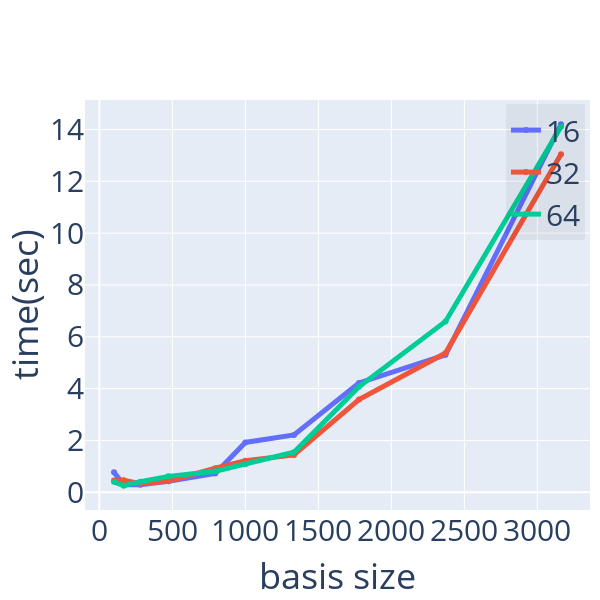

Notebook cell for this chart:
### Code cell
plotCompare(hilbert,ComputationDense,None,'basis size','time(sec)',size=(600,600))

### Figure 1 — Plotly figure (JSON) as saved in the notebook; plotly's stock layout.template omitted (floating-point values rounded to 4 significant figures)
{"data": [{"line": {"width": 5}, "name": "16", "type": "scatter", "x": [100, 167, 281, 473, 794, 1000, 1333, 1778, 2371, 3162], "y": [0.7764, 0.2912, 0.2955, 0.4219, 0.7249, 1.924, 2.212, 4.218, 5.305, 14.2]}, {"line": {"width": 5}, "name": "32", "type": "scatter", "x": [100, 167, 281, 473, 794, 1000, 1333, 1778, 2371, 3162], "y": [0.4542, 0.4676, 0.3335, 0.4249, 0.9313, 1.218, 1.443, 3.576, 5.373, 13.04]}, {"line": {"width": 5}, "name": "64", "type": "scatter", "x": [100, 167, 281, 473, 794, 1000, 1333, 1778, 2371, 3162], "y": [0.404, 0.2523, 0.4089, 0.6151, 0.8121, 1.085, 1.548, 4.069, 6.594, 14.11]}], "layout": {"font": {"size": 30}, "height": 600, "legend": {"bgcolor": "rgba(0,0,0,.05)", "x": 0.99, "xanchor": "right", "y": 0.99, "yanchor": "top"}, "margin": {"r": 10, "t": 100}, "showlegend": true, "width": 600, "xaxis": {"title": {"text": "basis size"}}, "yaxis": {"title": {"text": "time(sec)"}}}}
